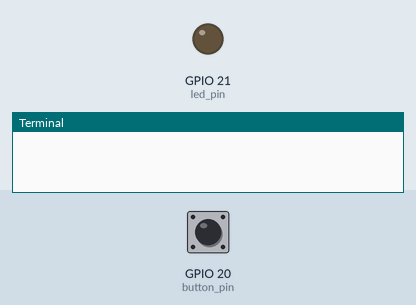
A program run on a simulated Raspberry Pi (BCM pin numbers). Shown: output pins drawn as LEDs (lit = HIGH), the last lines printed to the terminal. The inputs (shaded band) are chosen by the test bench; at power-on: GPIO 20 (button_pin) LOW.

Above: at 1.2 s.
1.3 s: GPIO 20 (button_pin) pulled HIGH for 0.15 s
At 1.9 s:
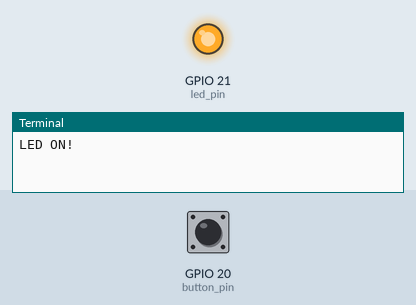
2.9 s: GPIO 20 (button_pin) pulled HIGH for 1 s
At 4.3 s:
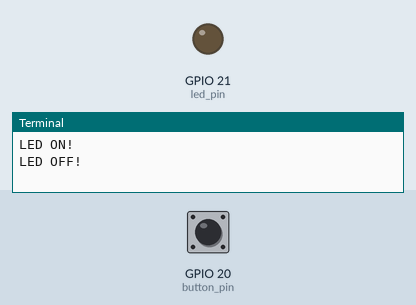
5.4 s: GPIO 20 (button_pin) pulled HIGH for 3.2 s
At 6.2 s:
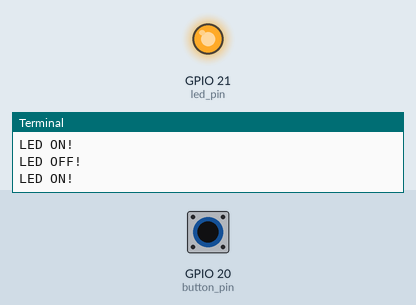
Timing chart, 0 to 8.4 s (numbered marks = the images above; inputs shaded):
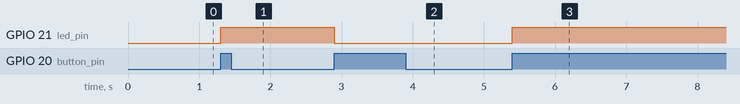

The program:

btn_ex03.py
```python
import RPi.GPIO as GPIO
import time

button_pin = 20
led_pin  = 21

GPIO.setmode(GPIO.BCM)
GPIO.setup(button_pin, GPIO.IN, pull_up_down=GPIO.PUD_DOWN)
GPIO.setup(led_pin, GPIO.OUT)

light_on = False

def button_callback(channel):
    global light_on
    if light_on == False:
        GPIO.output(led_pin,1)
        print("LED ON!")
    else:
        GPIO.output(led_pin,0)
        print("LED OFF!")
    light_on = not light_on

GPIO.add_event_detect(button_pin, GPIO.RISING,
                    callback = button_callback, bouncetime=300)

try:
    while 1:
        time.sleep(0.1)
finally:
    GPIO.cleanup()
```

Measured:
- after the input at 1.3 s, GPIO 21 (led_pin): LOW → HIGH at once
- after the input at 2.9 s, GPIO 21 (led_pin): HIGH → LOW at once
- after the input at 5.4 s, GPIO 21 (led_pin): LOW → HIGH at once
